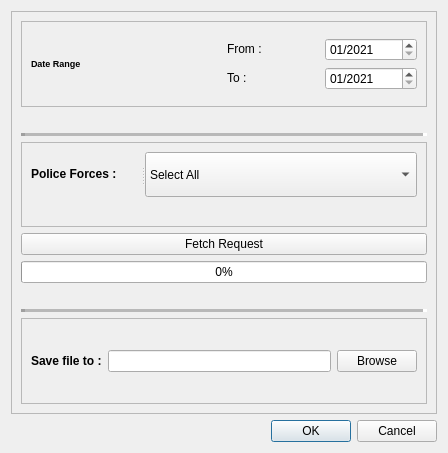
<?xml version="1.0" encoding="UTF-8"?>
<ui version="4.0">
 <class>UK_Police_APIDialogBase</class>
 <widget class="QDialog" name="UK_Police_APIDialogBase">
  <property name="geometry">
   <rect>
    <x>0</x>
    <y>0</y>
    <width>448</width>
    <height>453</height>
   </rect>
  </property>
  <property name="windowTitle">
   <string>UK Police API</string>
  </property>
  <layout class="QGridLayout" name="gridLayout_2">
   <item row="3" column="0">
    <widget class="QFrame" name="frame">
     <property name="frameShape">
      <enum>QFrame::StyledPanel</enum>
     </property>
     <property name="frameShadow">
      <enum>QFrame::Raised</enum>
     </property>
     <layout class="QGridLayout" name="gridLayout_3">
      <item row="5" column="0">
       <spacer name="verticalSpacer">
        <property name="orientation">
         <enum>Qt::Vertical</enum>
        </property>
        <property name="sizeType">
         <enum>QSizePolicy::Fixed</enum>
        </property>
        <property name="sizeHint" stdset="0">
         <size>
          <width>20</width>
          <height>20</height>
         </size>
        </property>
       </spacer>
      </item>
      <item row="11" column="0">
       <widget class="Line" name="line_2">
        <property name="lineWidth">
         <number>4</number>
        </property>
        <property name="midLineWidth">
         <number>4</number>
        </property>
        <property name="orientation">
         <enum>Qt::Horizontal</enum>
        </property>
       </widget>
      </item>
      <item row="7" column="0">
       <widget class="QFrame" name="frame_2">
        <property name="frameShape">
         <enum>QFrame::StyledPanel</enum>
        </property>
        <property name="frameShadow">
         <enum>QFrame::Raised</enum>
        </property>
        <layout class="QVBoxLayout" name="verticalLayout">
         <item>
          <widget class="QSplitter" name="splitter">
           <property name="orientation">
            <enum>Qt::Horizontal</enum>
           </property>
           <widget class="QLabel" name="label_4">
            <property name="text">
             <string>&lt;html&gt;&lt;head/&gt;&lt;body&gt;&lt;p&gt;&lt;span style=&quot; font-weight:600;&quot;&gt;Police Forces :&lt;/span&gt;&lt;/p&gt;&lt;/body&gt;&lt;/html&gt;</string>
            </property>
           </widget>
           <widget class="QgsCheckableComboBox" name="mComboBox">
            <item>
             <property name="text">
              <string>Select All </string>
             </property>
            </item>
            <item>
             <property name="text">
              <string id="avon-and-somerset">Avon and Somerset Constabulary</string>
             </property>
            </item>
            <item>
             <property name="text">
              <string id="bedfordshire">Bedfordshire Police</string>
             </property>
            </item>
            <item>
             <property name="text">
              <string id="btp">British Transport Police</string>
             </property>
            </item>
            <item>
             <property name="text">
              <string id="cambridgeshire">Cambridgeshire Constabulary</string>
             </property>
            </item>
            <item>
             <property name="text">
              <string id="cheshire">Cheshire Constabulary</string>
             </property>
            </item>
            <item>
             <property name="text">
              <string id="city-of-london">City of London Police</string>
             </property>
            </item>
            <item>
             <property name="text">
              <string id="cleveland">Cleveland Police</string>
             </property>
            </item>
            <item>
             <property name="text">
              <string id="cumbria">Cumbria Constabulary</string>
             </property>
            </item>
            <item>
             <property name="text">
              <string id="derbyshire">Derbyshire Constabulary</string>
             </property>
            </item>
            <item>
             <property name="text">
              <string id="devon-and-cornwall">Devon and Cornwall Police</string>
             </property>
            </item>
            <item>
             <property name="text">
              <string id="dorset">Dorset Police</string>
             </property>
            </item>
            <item>
             <property name="text">
              <string id="durham">Durham Constabulary</string>
             </property>
            </item>
            <item>
             <property name="text">
              <string id="dyfed-powys">Dyfed-Powys Police</string>
             </property>
            </item>
            <item>
             <property name="text">
              <string id="essex">Essex Police</string>
             </property>
            </item>
            <item>
             <property name="text">
              <string id="gloucestershire">Gloucestershire Constabulary</string>
             </property>
            </item>
            <item>
             <property name="text">
              <string id="greater-manchester">Greater Manchester Police</string>
             </property>
            </item>
            <item>
             <property name="text">
              <string id="gwent">Gwent Police</string>
             </property>
            </item>
            <item>
             <property name="text">
              <string id="hampshire">Hampshire Constabulary</string>
             </property>
            </item>
            <item>
             <property name="text">
              <string id="hertfordshire">Hertfordshire Constabulary</string>
             </property>
            </item>
            <item>
             <property name="text">
              <string id="humberside">Humberside Police</string>
             </property>
            </item>
            <item>
             <property name="text">
              <string id="kent">Kent Police</string>
             </property>
            </item>
            <item>
             <property name="text">
              <string id="lancashire">Lancashire Constabulary</string>
             </property>
            </item>
            <item>
             <property name="text">
              <string id="leicestershire">Leicestershire Police</string>
             </property>
            </item>
            <item>
             <property name="text">
              <string id="lincolnshire">Lincolnshire Police</string>
             </property>
            </item>
            <item>
             <property name="text">
              <string id="merseyside">Merseyside Police</string>
             </property>
            </item>
            <item>
             <property name="text">
              <string id="metropolitan">Metropolitan Police Service</string>
             </property>
            </item>
            <item>
             <property name="text">
              <string id="norfolk">Norfolk Constabulary</string>
             </property>
            </item>
            <item>
             <property name="text">
              <string id="north-wales">North Wales Police</string>
             </property>
            </item>
            <item>
             <property name="text">
              <string id="north-yorkshire">North Yorkshire Police</string>
             </property>
            </item>
            <item>
             <property name="text">
              <string id="northamptonshire">Northamptonshire Police</string>
             </property>
            </item>
            <item>
             <property name="text">
              <string id="northumbria">Northumbria Police</string>
             </property>
            </item>
            <item>
             <property name="text">
              <string id="nottinghamshire">Nottinghamshire Police</string>
             </property>
            </item>
            <item>
             <property name="text">
              <string id="northern-ireland">Police Service of Northern Ireland</string>
             </property>
            </item>
            <item>
             <property name="text">
              <string id="south-wales">South Wales Police</string>
             </property>
            </item>
            <item>
             <property name="text">
              <string id="south-yorkshire">South Yorkshire Police</string>
             </property>
            </item>
            <item>
             <property name="text">
              <string id="staffordshire">Staffordshire Police</string>
             </property>
            </item>
            <item>
             <property name="text">
              <string id="suffolk">Suffolk Constabulary</string>
             </property>
            </item>
            <item>
             <property name="text">
              <string id="surrey">Surrey Police</string>
             </property>
            </item>
            <item>
             <property name="text">
              <string id="sussex">Sussex Police</string>
             </property>
            </item>
            <item>
             <property name="text">
              <string id="thames-valley">Thames Valley Police</string>
             </property>
            </item>
            <item>
             <property name="text">
              <string id="warwickshire">Warwickshire Police</string>
             </property>
            </item>
            <item>
             <property name="text">
              <string id="west-mercia">West Mercia Police</string>
             </property>
            </item>
            <item>
             <property name="text">
              <string id="west-midlands">West Midlands Police</string>
             </property>
            </item>
            <item>
             <property name="text">
              <string id="west-yorkshire">West Yorkshire Police</string>
             </property>
            </item>
            <item>
             <property name="text">
              <string id="wiltshire">Wiltshire Police</string>
             </property>
            </item>
           </widget>
          </widget>
         </item>
         <item>
          <spacer name="horizontalSpacer_2">
           <property name="orientation">
            <enum>Qt::Horizontal</enum>
           </property>
           <property name="sizeHint" stdset="0">
            <size>
             <width>317</width>
             <height>20</height>
            </size>
           </property>
          </spacer>
         </item>
        </layout>
       </widget>
      </item>
      <item row="6" column="0">
       <widget class="Line" name="line">
        <property name="lineWidth">
         <number>4</number>
        </property>
        <property name="midLineWidth">
         <number>4</number>
        </property>
        <property name="orientation">
         <enum>Qt::Horizontal</enum>
        </property>
       </widget>
      </item>
      <item row="9" column="0">
       <widget class="QProgressBar" name="progressBar">
        <property name="value">
         <number>0</number>
        </property>
       </widget>
      </item>
      <item row="10" column="0">
       <spacer name="verticalSpacer_2">
        <property name="orientation">
         <enum>Qt::Vertical</enum>
        </property>
        <property name="sizeType">
         <enum>QSizePolicy::Fixed</enum>
        </property>
        <property name="sizeHint" stdset="0">
         <size>
          <width>20</width>
          <height>20</height>
         </size>
        </property>
       </spacer>
      </item>
      <item row="2" column="0">
       <widget class="QFrame" name="frame_4">
        <property name="frameShape">
         <enum>QFrame::StyledPanel</enum>
        </property>
        <property name="frameShadow">
         <enum>QFrame::Raised</enum>
        </property>
        <layout class="QVBoxLayout" name="verticalLayout_3">
         <item>
          <layout class="QHBoxLayout" name="horizontalLayout">
           <item>
            <widget class="QLabel" name="label_3">
             <property name="text">
              <string>&lt;html&gt;&lt;head/&gt;&lt;body&gt;&lt;p&gt;&lt;span style=&quot; font-size:7pt; font-weight:600; color:#000000;&quot;&gt;Date Range &lt;/span&gt;&lt;/p&gt;&lt;/body&gt;&lt;/html&gt;</string>
             </property>
            </widget>
           </item>
           <item>
            <layout class="QGridLayout" name="gridLayout">
             <item row="0" column="0">
              <widget class="QLabel" name="label">
               <property name="text">
                <string>&lt;html&gt;&lt;head/&gt;&lt;body&gt;&lt;p&gt;From :&lt;/p&gt;&lt;/body&gt;&lt;/html&gt;</string>
               </property>
              </widget>
             </item>
             <item row="1" column="0">
              <widget class="QLabel" name="label_2">
               <property name="text">
                <string>&lt;html&gt;&lt;head/&gt;&lt;body&gt;&lt;p&gt;To :&lt;/p&gt;&lt;/body&gt;&lt;/html&gt;</string>
               </property>
              </widget>
             </item>
             <item row="1" column="1">
              <widget class="QDateEdit" name="EndDate">
               <property name="displayFormat">
                <string>MM/yyyy</string>
               </property>
               <property name="date">
                <date>
                 <year>2021</year>
                 <month>1</month>
                 <day>1</day>
                </date>
               </property>
              </widget>
             </item>
             <item row="0" column="1">
              <widget class="QDateEdit" name="StartDate">
               <property name="displayFormat">
                <string>MM/yyyy</string>
               </property>
               <property name="date">
                <date>
                 <year>2021</year>
                 <month>1</month>
                 <day>1</day>
                </date>
               </property>
              </widget>
             </item>
            </layout>
           </item>
          </layout>
         </item>
        </layout>
       </widget>
      </item>
      <item row="8" column="0">
       <widget class="QPushButton" name="FetchRequest">
        <property name="text">
         <string>Fetch Request</string>
        </property>
       </widget>
      </item>
      <item row="12" column="0">
       <widget class="QFrame" name="frame_3">
        <property name="frameShape">
         <enum>QFrame::StyledPanel</enum>
        </property>
        <property name="frameShadow">
         <enum>QFrame::Raised</enum>
        </property>
        <layout class="QVBoxLayout" name="verticalLayout_2">
         <item>
          <layout class="QHBoxLayout" name="horizontalLayout_2">
           <item>
            <widget class="QLabel" name="label_5">
             <property name="text">
              <string>&lt;html&gt;&lt;head/&gt;&lt;body&gt;&lt;p&gt;&lt;span style=&quot; font-weight:600;&quot;&gt;Save file to  :&lt;/span&gt;&lt;/p&gt;&lt;/body&gt;&lt;/html&gt;</string>
             </property>
            </widget>
           </item>
           <item>
            <layout class="QGridLayout" name="gridLayout_4">
             <item row="0" column="0">
              <widget class="QLineEdit" name="FolderPath">
               <property name="accessibleName">
                <string>fd</string>
               </property>
              </widget>
             </item>
             <item row="0" column="1">
              <widget class="QPushButton" name="BrowserBtn">
               <property name="text">
                <string>Browse</string>
               </property>
              </widget>
             </item>
            </layout>
           </item>
          </layout>
         </item>
        </layout>
       </widget>
      </item>
     </layout>
    </widget>
   </item>
   <item row="5" column="0">
    <widget class="QDialogButtonBox" name="ConfirmBtn">
     <property name="orientation">
      <enum>Qt::Horizontal</enum>
     </property>
     <property name="standardButtons">
      <set>QDialogButtonBox::Cancel|QDialogButtonBox::Ok</set>
     </property>
    </widget>
   </item>
  </layout>
 </widget>
 <customwidgets>
  <customwidget>
   <class>QgsCheckableComboBox</class>
   <extends>QComboBox</extends>
   <header>qgscheckablecombobox.h</header>
  </customwidget>
 </customwidgets>
 <resources/>
 <connections>
  <connection>
   <sender>ConfirmBtn</sender>
   <signal>accepted()</signal>
   <receiver>UK_Police_APIDialogBase</receiver>
   <slot>accept()</slot>
   <hints>
    <hint type="sourcelabel">
     <x>20</x>
     <y>20</y>
    </hint>
    <hint type="destinationlabel">
     <x>20</x>
     <y>20</y>
    </hint>
   </hints>
  </connection>
  <connection>
   <sender>ConfirmBtn</sender>
   <signal>rejected()</signal>
   <receiver>UK_Police_APIDialogBase</receiver>
   <slot>reject()</slot>
   <hints>
    <hint type="sourcelabel">
     <x>20</x>
     <y>20</y>
    </hint>
    <hint type="destinationlabel">
     <x>20</x>
     <y>20</y>
    </hint>
   </hints>
  </connection>
 </connections>
</ui>
